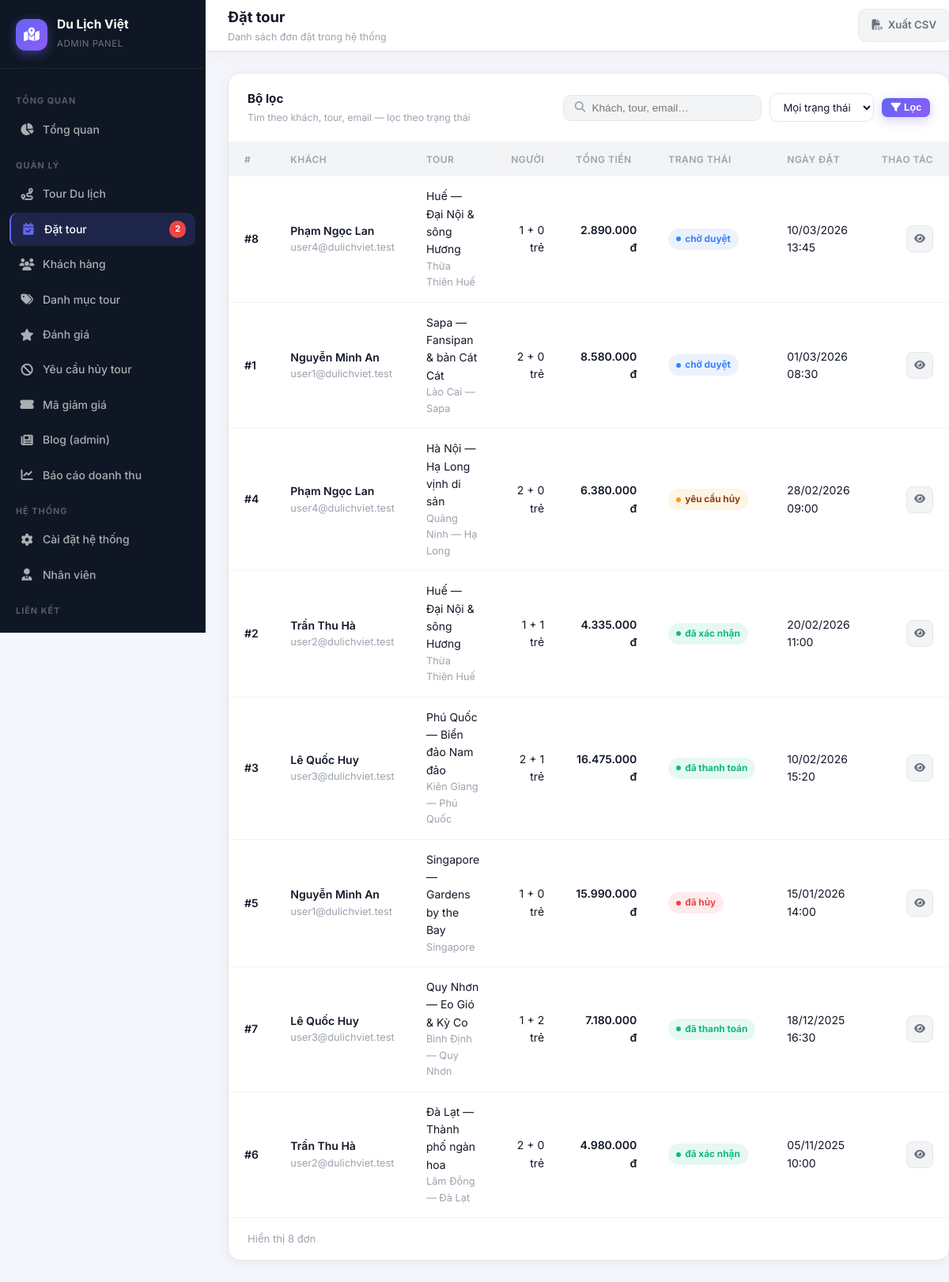
/admin/bookings/list.php (signed in), run on the app's committed database.
### tables this page shows
CREATE TABLE `bookings` (
  `id` INT UNSIGNED NOT NULL AUTO_INCREMENT,
  `user_id` INT UNSIGNED NOT NULL,
  `tour_id` INT UNSIGNED NOT NULL,
  `adults` INT UNSIGNED NOT NULL DEFAULT 1,
  `children` INT UNSIGNED NOT NULL DEFAULT 0,
  `departure_date` DATE NULL DEFAULT NULL,
  `coupon_code` VARCHAR(40) NULL DEFAULT NULL,
  `discount_amount` DECIMAL(12,2) NOT NULL DEFAULT 0.00,
  `holiday_surcharge_percent` TINYINT UNSIGNED NOT NULL DEFAULT 0,
  `holiday_surcharge_amount` DECIMAL(12,2) NOT NULL DEFAULT 0.00,
  `total_amount` DECIMAL(12,2) NOT NULL DEFAULT 0.00,
  `status` ENUM(
    'chờ duyệt',
    'đã xác nhận',
    'đã thanh toán',
    'yêu cầu hủy',
    'đã hủy'
  ) NOT NULL DEFAULT 'chờ duyệt',
  `cancel_reason` TEXT NULL DEFAULT NULL,
  `created_at` DATETIME NOT NULL DEFAULT CURRENT_TIMESTAMP,
  `updated_at` DATETIME NULL DEFAULT NULL ON UPDATE CURRENT_TIMESTAMP,
  PRIMARY KEY (`id`),
  KEY `idx_bookings_user` (`user_id`),
  KEY `idx_bookings_tour` (`tour_id`),
  KEY `idx_bookings_status` (`status`),
  KEY `idx_bookings_created` (`created_at`),
  CONSTRAINT `fk_bookings_user`
    FOREIGN KEY (`user_id`) REFERENCES `users` (`id`)
    ON DELETE CASCADE ON UPDATE CASCADE,
  CONSTRAINT `fk_bookings_tour`
    FOREIGN KEY (`tour_id`) REFERENCES `tours` (`id`)
    ON DELETE RESTRICT ON UPDATE CASCADE
);

CREATE TABLE `users` (
  `id` INT UNSIGNED NOT NULL AUTO_INCREMENT,
  `full_name` VARCHAR(120) NOT NULL,
  `email` VARCHAR(190) NOT NULL,
  `password` VARCHAR(255) NOT NULL,
  `phone` VARCHAR(20) NOT NULL DEFAULT '',
  `role` ENUM('user','staff','admin') NOT NULL DEFAULT 'user',
  `is_active` TINYINT(1) NOT NULL DEFAULT 1,
  `created_at` DATETIME NOT NULL DEFAULT CURRENT_TIMESTAMP,
  `updated_at` DATETIME NULL DEFAULT NULL ON UPDATE CURRENT_TIMESTAMP,
  PRIMARY KEY (`id`),
  UNIQUE KEY `uq_users_email` (`email`),
  KEY `idx_users_role` (`role`)
);

CREATE TABLE `tours` (
  `id` INT UNSIGNED NOT NULL AUTO_INCREMENT,
  `category_id` INT UNSIGNED NULL DEFAULT NULL,
  `tour_name` VARCHAR(255) NOT NULL,
  `description` TEXT NULL,
  `itinerary` MEDIUMTEXT NULL DEFAULT NULL,
  `destination` VARCHAR(255) NOT NULL,
  `duration` VARCHAR(80) NOT NULL DEFAULT '',
  `price` DECIMAL(12,2) NOT NULL DEFAULT 0.00,
  `image_url` VARCHAR(512) NULL DEFAULT NULL,
  `available_slots` INT UNSIGNED NOT NULL DEFAULT 0,
  `status` ENUM('hiện','ẩn') NOT NULL DEFAULT 'hiện',
  `created_at` DATETIME NOT NULL DEFAULT CURRENT_TIMESTAMP,
  `updated_at` DATETIME NULL DEFAULT NULL ON UPDATE CURRENT_TIMESTAMP,
  PRIMARY KEY (`id`),
  KEY `idx_tours_category` (`category_id`),
  KEY `idx_tours_status` (`status`),
  CONSTRAINT `fk_tours_category`
    FOREIGN KEY (`category_id`) REFERENCES `categories` (`id`)
    ON DELETE SET NULL ON UPDATE CASCADE
);

### includes/functions.php (called while the page is built, shortened)
<?php
function app_project_web_base(): string
{
    $sn = str_replace('\\', '/', (string) ($_SERVER['SCRIPT_NAME'] ?? ''));
    $dir = rtrim(dirname($sn), '/');
    $base = preg_replace('#(?:/admin|/staff|/auth|/frontend)(?:/.*)?$#', '', $dir);
    return $base === $dir ? $dir : (string) $base;
}
function app_url(string $path): string
{
    $b = app_project_web_base();
    $path = ltrim($path, '/');
    return ($b === '' ? '' : $b) . '/' . $path;
}
function app_admin_url(string $path): string
{
    return app_url('admin/' . ltrim($path, '/'));
}

### admin/bookings/list.php (the view, shortened to what this page needs)
<?php
require_once dirname(__DIR__, 2) . '/includes/db.php';
$q = trim((string) ($_GET['q'] ?? ''));
$bookings = [];
try {
    $sql = "SELECT b.id, b.total_amount, b.status, b.adults, b.children, b.created_at,
                   u.full_name, u.email, u.phone,
                   t.tour_name, t.destination
            FROM bookings b
            JOIN users u ON u.id = b.user_id
            JOIN tours t ON t.id = b.tour_id
            WHERE 1=1";
    $params = [];
    $sql .= " ORDER BY b.created_at DESC, b.id DESC";
    $stmt = $pdo->prepare($sql);
    $stmt->execute($params);
    $bookings = $stmt->fetchAll();
} catch (Throwable) {
    $bookings = [];
}
function h(mixed $v): string
{
    return htmlspecialchars((string) $v, ENT_QUOTES, 'UTF-8');
}
function money_fmt(float $n): string
{
    return number_format($n, 0, ',', '.') . ' đ';
}
function status_badge_class(string $st): string
{
    return match ($st) {
        'đã xác nhận', 'đã thanh toán' => 'badge-success',
        'đã hủy' => 'badge-danger',
        'yêu cầu hủy' => 'badge-warning',
        default => 'badge-info',
    };
}
$exportUrl = htmlspecialchars(app_admin_url('bookings/export.php'), ENT_QUOTES, 'UTF-8');
$topbarActions = <<<HTML
  <a href="{$exportUrl}" class="topbar-btn topbar-btn-ghost"><i class="fas fa-file-csv"></i> Xuất CSV</a>
HTML;
require dirname(__DIR__, 2) . '/includes/admin_header.php';
?>
<div class="data-card">
  <div class="data-card-header">
    <div>
      <div class="data-card-title">Bộ lọc</div>
      <div class="data-card-sub">Tìm theo khách, tour, email — lọc theo trạng thái</div>
    </div>
    <form method="get" style="display:flex;flex-wrap:wrap;gap:10px;align-items:center">
      <div class="search-bar">
        <i class="fas fa-search"></i>
        <input type="text" name="q" value="<?= h($q) ?>" placeholder="Khách, tour, email…" />
      </div>
      <select name="status" class="form-control" style="width:auto;padding:8px 12px;font-size:0.82rem" onchange="this.form.submit()">
        <option value="">Mọi trạng thái</option>
      </select>
      <button type="submit" class="btn btn-primary btn-sm"><i class="fas fa-filter"></i> Lọc</button>
    </form>
  </div>
  <div style="overflow-x:auto">
    <table class="admin-table">
      <thead>
        <tr>
          <th>#</th>
          <th>Khách</th>
          <th>Tour</th>
          <th class="cell-right">Người</th>
          <th class="cell-right">Tổng tiền</th>
          <th>Trạng thái</th>
          <th>Ngày đặt</th>
          <th class="cell-right">Thao tác</th>
        </tr>
      </thead>
      <tbody>
        <?php if (empty($bookings)): ?>
          <tr>
            <td colspan="8">
              <div class="empty-state"><i class="fas fa-inbox"></i><p>Chưa có đơn phù hợp.</p></div>
            </td>
          </tr>
        <?php else: ?>
          <?php foreach ($bookings as $b): ?>
            <?php $st = (string) $b['status']; ?>
            <tr>
              <td class="cell-bold">#<?= (int) $b['id'] ?></td>
              <td>
                <div class="cell-bold"><?= h($b['full_name']) ?></div>
                <div class="cell-muted" style="font-size:0.8rem"><?= h($b['email']) ?></div>
              </td>
              <td>
                <div><?= h($b['tour_name']) ?></div>
                <div class="cell-muted" style="font-size:0.8rem"><?= h($b['destination']) ?></div>
              </td>
              <td class="cell-right"><?= (int) $b['adults'] ?> + <?= (int) $b['children'] ?> trẻ</td>
              <td class="cell-right cell-bold"><?= money_fmt((float) $b['total_amount']) ?></td>
              <td>
                <span class="badge <?= h(status_badge_class($st)) ?>">
                  <span class="badge-dot"></span><?= h($st) ?>
                </span>
              </td>
              <td class="cell-muted"><?= date('d/m/Y H:i', strtotime((string) $b['created_at'])) ?></td>
              <td class="cell-right">
                <a href="detail.php?id=<?= (int) $b['id'] ?>" class="btn btn-ghost btn-sm btn-icon" title="Chi tiết">
                  <i class="fas fa-eye"></i>
                </a>
              </td>
            </tr>
          <?php endforeach; ?>
        <?php endif; ?>
      </tbody>
    </table>
  </div>
  <div class="data-card-footer">
    <span>Hiển thị <?= count($bookings) ?> đơn</span>
  </div>
</div>
<?php require dirname(__DIR__, 2) . '/includes/admin_footer.php'; ?>

### data on the page
bookings: id "8", user.full_name "Phạm Ngọc Lan", user.email "user4@dulichviet.test", tour.tour_name "Huế — Đại Nội & sông Hương", tour.destination "Thừa Thiên Huế", adults "1", children "0", total_amount "2.890.000 đ", status "chờ duyệt", created_at "10/03/2026 13:45"
bookings: id "1", user.full_name "Nguyễn Minh An", user.email "user1@dulichviet.test", tour.tour_name "Sapa — Fansipan & bản Cát Cát", tour.destination "Lào Cai — Sapa", adults "2", children "0", total_amount "8.580.000 đ", status "chờ duyệt", created_at "01/03/2026 08:30"
bookings: id "4", user.full_name "Phạm Ngọc Lan", user.email "user4@dulichviet.test", tour.tour_name "Hà Nội — Hạ Long vịnh di sản", tour.destination "Quảng Ninh — Hạ Long", adults "2", children "0", total_amount "6.380.000 đ", status "yêu cầu hủy", created_at "28/02/2026 09:00"
bookings: id "2", user.full_name "Trần Thu Hà", user.email "user2@dulichviet.test", tour.tour_name "Huế — Đại Nội & sông Hương", tour.destination "Thừa Thiên Huế", adults "1", children "1", total_amount "4.335.000 đ", status "đã xác nhận", created_at "20/02/2026 11:00"
bookings: id "3", user.full_name "Lê Quốc Huy", user.email "user3@dulichviet.test", tour.tour_name "Phú Quốc — Biển đảo Nam đảo", tour.destination "Kiên Giang — Phú Quốc", adults "2", children "1", total_amount "16.475.000 đ", status "đã thanh toán", created_at "10/02/2026 15:20"
bookings: id "5", user.full_name "Nguyễn Minh An", user.email "user1@dulichviet.test", tour.tour_name "Singapore — Gardens by the Bay", tour.destination "Singapore", adults "1", children "0", total_amount "15.990.000 đ", status "đã hủy", created_at "15/01/2026 14:00"
bookings: id "7", user.full_name "Lê Quốc Huy", user.email "user3@dulichviet.test", tour.tour_name "Quy Nhơn — Eo Gió & Kỳ Co", tour.destination "Bình Định — Quy Nhơn", adults "1", children "2", total_amount "7.180.000 đ", status "đã thanh toán", created_at "18/12/2025 16:30"
bookings: id "6", user.full_name "Trần Thu Hà", user.email "user2@dulichviet.test", tour.tour_name "Đà Lạt — Thành phố ngàn hoa", tour.destination "Lâm Đồng — Đà Lạt", adults "2", children "0", total_amount "4.980.000 đ", status "đã xác nhận", created_at "05/11/2025 10:00"

### other printed values
$pendingCount "2"
adminH($pageTitle) "Đặt tour"
adminH($pageSubtitle) "Danh sách đơn đặt trong hệ thống"
count($bookings) "8"
